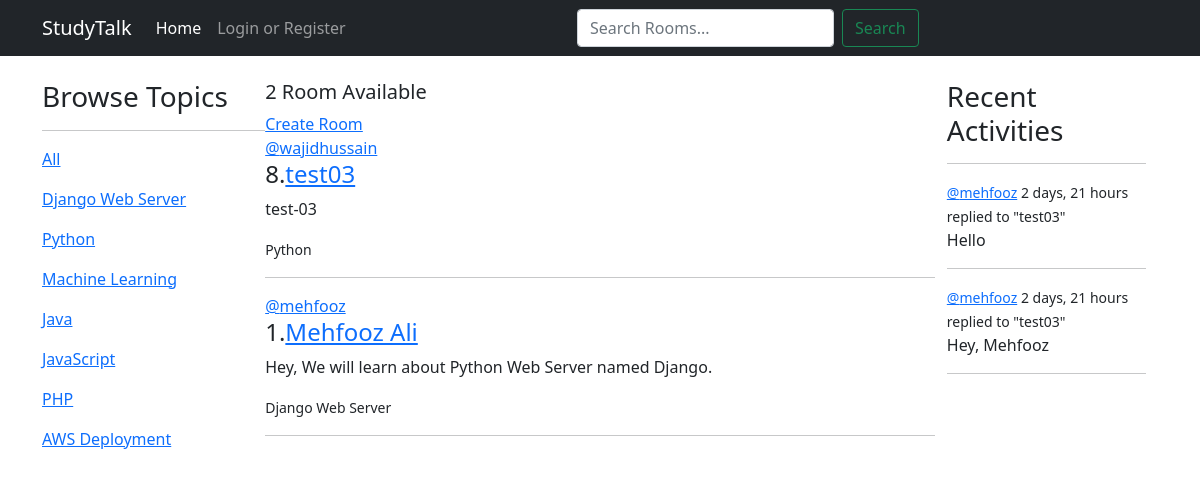
The app's page /?q=Python, older data.
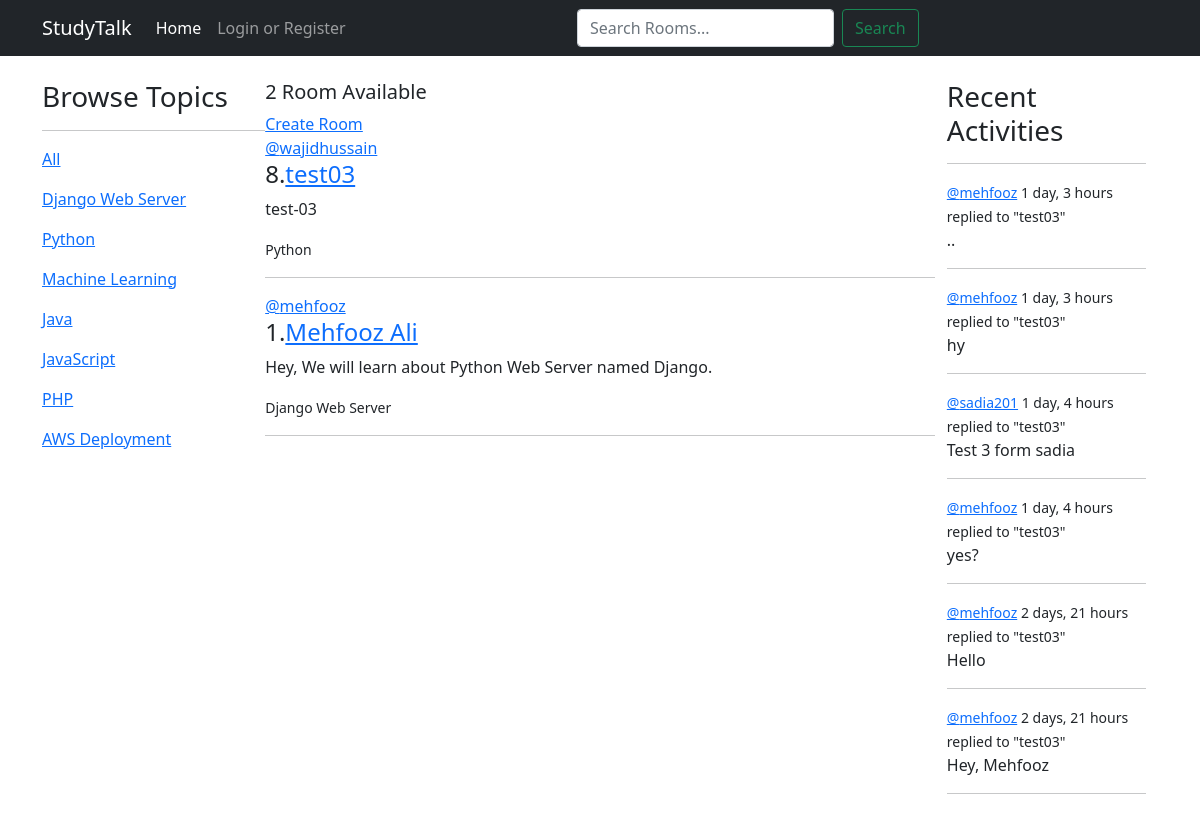
The same page, newer data.
### base/models.py (models this page shows, shortened)
class Topic(models.Model):
    name = models.CharField(max_length=200)

class Room(models.Model):
    host = models.ForeignKey(User, on_delete=models.SET_NULL, null=True)
    topic = models.ForeignKey(Topic, on_delete=models.SET_NULL, null=True)
    name = models.CharField(max_length=200)
    description = models.TextField(null=True, blank=True)
    participants = models.ManyToManyField(User, related_name='participants', blank=True)
    updated = models.DateTimeField(auto_now=True)
    created = models.DateTimeField(auto_now_add=True)
    class Meta:
        ordering = ['-updated', '-created']
    def __str__(self):
        return str(self.name)

class Message(models.Model):
    user = models.ForeignKey(User, on_delete=models.CASCADE)
    room = models.ForeignKey(Room, on_delete=models.CASCADE)
    body = models.TextField()
    updated = models.DateTimeField(auto_now=True)
    created = models.DateTimeField(auto_now_add=True)
    class Meta:
        ordering = ['-updated', '-created']

### base/views.py (the view)
# urls.py: path('', views.home, name='home'),
def home(request):
    q = request.GET.get('q') if request.GET.get('q') != None else 'S'
    room = Room.objects.filter(
        Q(topic__name__icontains=q) |
        Q(name__icontains=q) |
        Q(description__icontains=q)
        )
    topics = Topic.objects.all()
    room_count = room.count()
    room_messages = Message.objects.filter(Q(room__topic__name__icontains=q) )
    context = {'room':room,
               'topics':topics,
               'room_count':room_count,
               'room_messages':room_messages
               }
    return render(request, 'base/home.html', context)

### base/templates/base/home.html (shortened to what this page needs)
{% extends 'base/main.html' %}
{% block content %}
    <div class="container home-container my-4">
        <div>
           {% include "base/topic_components.html" %}
        </div>
        <div>
            <h5>{{room_count}} Room Available</h5>
            <a href="{% url 'create-room' %}" class='my-4'>Create Room</a>
            {% include "base/feed_components.html" %}
        </div>
        <div>
            {% include "base/activity_components.html" %}
        </div>
    </div>
{% endblock content %}

### base/templates/base/topic_components.html (shortened to what this page needs)
<div>
        <h3>Browse Topics</h3>
        <hr>
        <div>
            <p><a href="{% url 'home' %}">All</a></p>
        </div>
        {% for topic in topics %}
          <div>
            <p><a href="{% url 'home' %}?q={{topic.name}}">{{topic.name}}</a></p>
          </div>
        {% endfor %}
    </div>

### base/templates/base/feed_components.html (shortened to what this page needs)
<div>
    {% for r in room %}
    <div>
        <span><a href="{% url 'user-profile' r.host.id %}">@{{r.host.username}}</a></span>
        <h4>{{r.id}}.<a href="{% url 'room' r.id %}">{{r.name}}</a></h4>
        <p>{{r.description}}</p>
        <small>{{r.topic.name}}</small>
        <hr>
    </div>
    {% endfor %}
</div>

### base/templates/base/activity_components.html (shortened to what this page needs)
<div class="container">
    <h3>Recent Activities</h3>
        <hr>
        {% for message in room_messages %}
            <div>
                <small><a href="{% url 'user-profile' message.user.id %}">@{{message.user}}</a>    {{message.created|timesince}} </small> <br>
                <small>replied to "{{message.room}}" </small>
                <p>{{message.body}}</p>
                <hr>
            </div>
        {% endfor %}
</div>

Row changes from the older to the newer data that the page shows:
added Message: user "mehfooz", created "1 day, 3 hours", room "test03", body ".."
added Message: user "mehfooz", created "1 day, 3 hours", room "test03", body "hy"
added Message: user "sadia201", created "1 day, 4 hours", room "test03", body "Test 3 form sadia"
added Message: user "mehfooz", created "1 day, 4 hours", room "test03", body "yes?"
